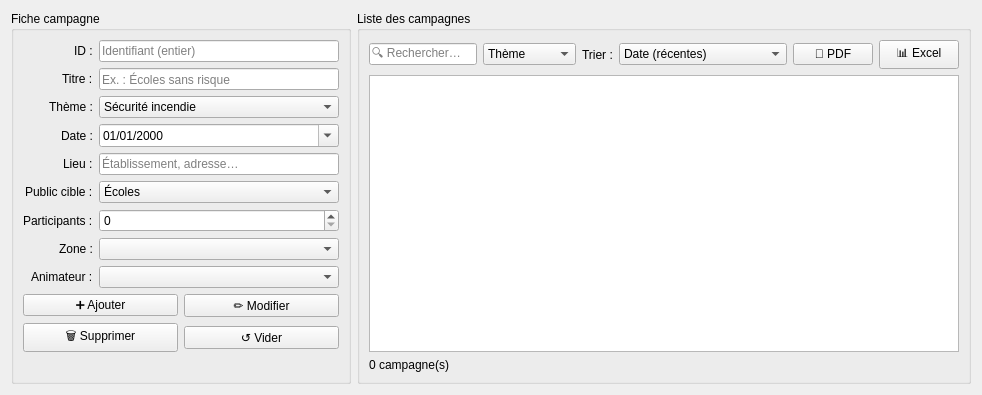
             <widget class="QWidget" name="tab_gestion">
              <attribute name="title">
               <string>📋 Gestion</string>
              </attribute>
              <layout class="QHBoxLayout" name="horizontalLayout_gestion">
               <item>
                <widget class="QGroupBox" name="groupBox_formulaire">
                 <property name="minimumSize">
                  <size>
                   <width>340</width>
                   <height>0</height>
                  </size>
                 </property>
                 <property name="maximumSize">
                  <size>
                   <width>380</width>
                   <height>16777215</height>
                  </size>
                 </property>
                 <property name="title">
                  <string>Fiche campagne</string>
                 </property>
                 <layout class="QVBoxLayout" name="verticalLayout_formulaire">
                  <item>
                   <layout class="QFormLayout" name="formLayout_campagne">
                    <property name="labelAlignment">
                     <set>Qt::AlignRight|Qt::AlignVCenter</set>
                    </property>
                    <item row="0" column="0">
                     <widget class="QLabel" name="label_id">
                      <property name="text">
                       <string>ID :</string>
                      </property>
                     </widget>
                    </item>
                    <item row="0" column="1">
                     <widget class="QLineEdit" name="lineEdit_id">
                      <property name="placeholderText">
                       <string>Identifiant (entier)</string>
                      </property>
                     </widget>
                    </item>
                    <item row="1" column="0">
                     <widget class="QLabel" name="label_titre">
                      <property name="text">
                       <string>Titre :</string>
                      </property>
                     </widget>
                    </item>
                    <item row="1" column="1">
                     <widget class="QLineEdit" name="lineEdit_titre">
                      <property name="maxLength">
                       <number>80</number>
                      </property>
                      <property name="placeholderText">
                       <string>Ex. : Écoles sans risque</string>
                      </property>
                     </widget>
                    </item>
                    <item row="2" column="0">
                     <widget class="QLabel" name="label_theme">
                      <property name="text">
                       <string>Thème :</string>
                      </property>
                     </widget>
                    </item>
                    <item row="2" column="1">
                     <widget class="QComboBox" name="comboBox_theme">
                      <item>
                       <property name="text">
                        <string>Sécurité incendie</string>
                       </property>
                      </item>
                      <item>
                       <property name="text">
                        <string>Premiers secours</string>
                       </property>
                      </item>
                      <item>
                       <property name="text">
                        <string>Feux de forêt</string>
                       </property>
                      </item>
                      <item>
                       <property name="text">
                        <string>Accidents domestiques</string>
                       </property>
                      </item>
                      <item>
                       <property name="text">
                        <string>Sécurité routière</string>
                       </property>
                      </item>
                      <item>
                       <property name="text">
                        <string>Risques naturels</string>
                       </property>
                      </item>
                     </widget>
                    </item>
                    <item row="3" column="0">
                     <widget class="QLabel" name="label_date">
                      <property name="text">
                       <string>Date :</string>
                      </property>
                     </widget>
                    </item>
                    <item row="3" column="1">
                     <widget class="QDateEdit" name="dateEdit_date">
                      <property name="displayFormat">
                       <string>dd/MM/yyyy</string>
                      </property>
                      <property name="calendarPopup">
                       <bool>true</bool>
                      </property>
                     </widget>
                    </item>
                    <item row="4" column="0">
                     <widget class="QLabel" name="label_lieu">
                      <property name="text">
                       <string>Lieu :</string>
                      </property>
                     </widget>
                    </item>
                    <item row="4" column="1">
                     <widget class="QLineEdit" name="lineEdit_lieu">
                      <property name="maxLength">
                       <number>120</number>
                      </property>
                      <property name="placeholderText">
                       <string>Établissement, adresse…</string>
                      </property>
                     </widget>
                    </item>
                    <item row="5" column="0">
                     <widget class="QLabel" name="label_public">
                      <property name="text">
                       <string>Public cible :</string>
                      </property>
                     </widget>
                    </item>
                    <item row="5" column="1">
                     <widget class="QComboBox" name="comboBox_public">
                      <item>
                       <property name="text">
                        <string>Écoles</string>
                       </property>
                      </item>
                      <item>
                       <property name="text">
                        <string>Entreprises</string>
                       </property>
                      </item>
                      <item>
                       <property name="text">
                        <string>Habitants</string>
                       </property>
                      </item>
                      <item>
                       <property name="text">
                        <string>Associations</string>
                       </property>
                      </item>
                      <item>
                       <property name="text">
                        <string>Administrations</string>
                       </property>
                      </item>
                     </widget>
                    </item>
                    <item row="6" column="0">
                     <widget class="QLabel" name="label_participants">
                      <property name="text">
                       <string>Participants :</string>
                      </property>
                     </widget>
                    </item>
                    <item row="6" column="1">
                     <widget class="QSpinBox" name="spinBox_participants">
                      <property name="maximum">
                       <number>100000</number>
                      </property>
                     </widget>
                    </item>
                    <item row="7" column="0">
                     <widget class="QLabel" name="label_zone">
                      <property name="text">
                       <string>Zone :</string>
                      </property>
                     </widget>
                    </item>
                    <item row="7" column="1">
                     <widget class="QComboBox" name="comboBox_zone"/>
                    </item>
                    <item row="8" column="0">
                     <widget class="QLabel" name="label_animateur">
                      <property name="text">
                       <string>Animateur :</string>
                      </property>
                     </widget>
                    </item>
                    <item row="8" column="1">
                     <widget class="QComboBox" name="comboBox_animateur"/>
                    </item>
                   </layout>
                  </item>
                  <item>
                   <layout class="QGridLayout" name="gridLayout_boutons">
                    <item row="0" column="0">
                     <widget class="QPushButton" name="pushButton_ajouter">
                      <property name="text">
                       <string>➕ Ajouter</string>
                      </property>
                     </widget>
                    </item>
                    <item row="0" column="1">
                     <widget class="QPushButton" name="pushButton_modifier">
                      <property name="text">
                       <string>✏️ Modifier</string>
                      </property>
                     </widget>
                    </item>
                    <item row="1" column="0">
                     <widget class="QPushButton" name="pushButton_supprimer">
                      <property name="text">
                       <string>🗑️ Supprimer</string>
                      </property>
                     </widget>
                    </item>
                    <item row="1" column="1">
                     <widget class="QPushButton" name="pushButton_vider">
                      <property name="text">
                       <string>↺ Vider</string>
                      </property>
                     </widget>
                    </item>
                   </layout>
                  </item>
                  <item>
                   <spacer name="verticalSpacer_formulaire">
                    <property name="orientation">
                     <enum>Qt::Vertical</enum>
                    </property>
                    <property name="sizeHint" stdset="0">
                     <size>
                      <width>20</width>
                      <height>20</height>
                     </size>
                    </property>
                   </spacer>
                  </item>
                 </layout>
                </widget>
               </item>
               <item>
                <widget class="QGroupBox" name="groupBox_liste">
                 <property name="title">
                  <string>Liste des campagnes</string>
                 </property>
                 <layout class="QVBoxLayout" name="verticalLayout_liste">
                  <item>
                   <layout class="QHBoxLayout" name="horizontalLayout_outils">
                    <item>
                     <widget class="QLineEdit" name="lineEdit_recherche">
                      <property name="placeholderText">
                       <string>🔍 Rechercher…</string>
                      </property>
                      <property name="clearButtonEnabled">
                       <bool>true</bool>
                      </property>
                     </widget>
                    </item>
                    <item>
                     <widget class="QComboBox" name="comboBox_critere">
                      <item>
                       <property name="text">
                        <string>Thème</string>
                       </property>
                      </item>
                      <item>
                       <property name="text">
                        <string>Public cible</string>
                       </property>
                      </item>
                      <item>
                       <property name="text">
                        <string>Titre</string>
                       </property>
                      </item>
                      <item>
                       <property name="text">
                        <string>Lieu</string>
                       </property>
                      </item>
                     </widget>
                    </item>
                    <item>
                     <widget class="QLabel" name="label_tri">
                      <property name="text">
                       <string>Trier :</string>
                      </property>
                     </widget>
                    </item>
                    <item>
                     <widget class="QComboBox" name="comboBox_tri">
                      <item>
                       <property name="text">
                        <string>Date (récentes)</string>
                       </property>
                      </item>
                      <item>
                       <property name="text">
                        <string>Date (anciennes)</string>
                       </property>
                      </item>
                      <item>
                       <property name="text">
                        <string>Participants (décroissant)</string>
                       </property>
                      </item>
                      <item>
                       <property name="text">
                        <string>Participants (croissant)</string>
                       </property>
                      </item>
                     </widget>
                    </item>
                    <item>
                     <widget class="QPushButton" name="pushButton_exportPdf">
                      <property name="text">
                       <string>📄 PDF</string>
                      </property>
                     </widget>
                    </item>
                    <item>
                     <widget class="QPushButton" name="pushButton_exportExcel">
                      <property name="text">
                       <string>📊 Excel</string>
                      </property>
                     </widget>
                    </item>
                   </layout>
                  </item>
                  <item>
                   <widget class="QTableView" name="tableView_campagnes">
                    <property name="editTriggers">
                     <set>QAbstractItemView::NoEditTriggers</set>
                    </property>
                    <property name="alternatingRowColors">
                     <bool>true</bool>
                    </property>
                    <property name="selectionMode">
                     <enum>QAbstractItemView::SingleSelection</enum>
                    </property>
                    <property name="selectionBehavior">
                     <enum>QAbstractItemView::SelectRows</enum>
                    </property>
                    <attribute name="verticalHeaderVisible">
                     <bool>false</bool>
                    </attribute>
                    <attribute name="horizontalHeaderStretchLastSection">
                     <bool>true</bool>
                    </attribute>
                   </widget>
                  </item>
                  <item>
                   <widget class="QLabel" name="label_compteur">
                    <property name="text">
                     <string>0 campagne(s)</string>
                    </property>
                   </widget>
                  </item>
                 </layout>
                </widget>
               </item>
              </layout>
             </widget>
